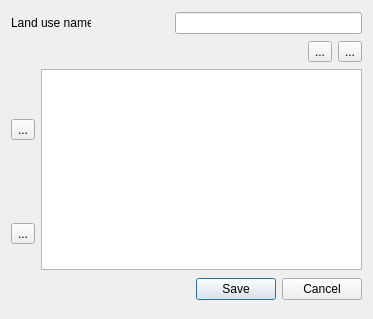
<?xml version="1.0" encoding="UTF-8"?>
<ui version="4.0">
 <class>landuseDialog</class>
 <widget class="QDialog" name="landuseDialog">
  <property name="geometry">
   <rect>
    <x>0</x>
    <y>0</y>
    <width>373</width>
    <height>319</height>
   </rect>
  </property>
  <property name="windowTitle">
   <string>Create new land use layer</string>
  </property>
  <layout class="QGridLayout" name="gridLayout">
   <item row="0" column="0" colspan="2">
    <widget class="QLabel" name="label">
     <property name="minimumSize">
      <size>
       <width>80</width>
       <height>0</height>
      </size>
     </property>
     <property name="maximumSize">
      <size>
       <width>80</width>
       <height>16777215</height>
      </size>
     </property>
     <property name="text">
      <string>Land use name</string>
     </property>
    </widget>
   </item>
   <item row="0" column="2" colspan="3">
    <widget class="QLineEdit" name="landuseDialogName">
     <property name="minimumSize">
      <size>
       <width>0</width>
       <height>20</height>
      </size>
     </property>
    </widget>
   </item>
   <item row="1" column="0" colspan="3">
    <spacer name="horizontalSpacer">
     <property name="orientation">
      <enum>Qt::Horizontal</enum>
     </property>
     <property name="sizeHint" stdset="0">
      <size>
       <width>266</width>
       <height>20</height>
      </size>
     </property>
    </spacer>
   </item>
   <item row="1" column="3">
    <widget class="QToolButton" name="landuseDialogReload">
     <property name="text">
      <string>...</string>
     </property>
    </widget>
   </item>
   <item row="1" column="4">
    <widget class="QToolButton" name="landuseDialogRemove">
     <property name="text">
      <string>...</string>
     </property>
    </widget>
   </item>
   <item row="2" column="0">
    <widget class="QToolButton" name="landuseDialogUp">
     <property name="text">
      <string>...</string>
     </property>
    </widget>
   </item>
   <item row="2" column="1" rowspan="2" colspan="4">
    <widget class="QTableView" name="landuseDialogView">
     <property name="minimumSize">
      <size>
       <width>300</width>
       <height>200</height>
      </size>
     </property>
    </widget>
   </item>
   <item row="3" column="0">
    <widget class="QToolButton" name="landuseDialogDown">
     <property name="text">
      <string>...</string>
     </property>
    </widget>
   </item>
   <item row="4" column="2" colspan="3">
    <widget class="QDialogButtonBox" name="buttonBox">
     <property name="maximumSize">
      <size>
       <width>16777215</width>
       <height>25</height>
      </size>
     </property>
     <property name="orientation">
      <enum>Qt::Horizontal</enum>
     </property>
     <property name="standardButtons">
      <set>QDialogButtonBox::Cancel|QDialogButtonBox::Save</set>
     </property>
    </widget>
   </item>
  </layout>
 </widget>
 <resources/>
 <connections>
  <connection>
   <sender>buttonBox</sender>
   <signal>accepted()</signal>
   <receiver>landuseDialog</receiver>
   <slot>accept()</slot>
   <hints>
    <hint type="sourcelabel">
     <x>248</x>
     <y>254</y>
    </hint>
    <hint type="destinationlabel">
     <x>157</x>
     <y>274</y>
    </hint>
   </hints>
  </connection>
  <connection>
   <sender>buttonBox</sender>
   <signal>rejected()</signal>
   <receiver>landuseDialog</receiver>
   <slot>reject()</slot>
   <hints>
    <hint type="sourcelabel">
     <x>316</x>
     <y>260</y>
    </hint>
    <hint type="destinationlabel">
     <x>286</x>
     <y>274</y>
    </hint>
   </hints>
  </connection>
 </connections>
</ui>
